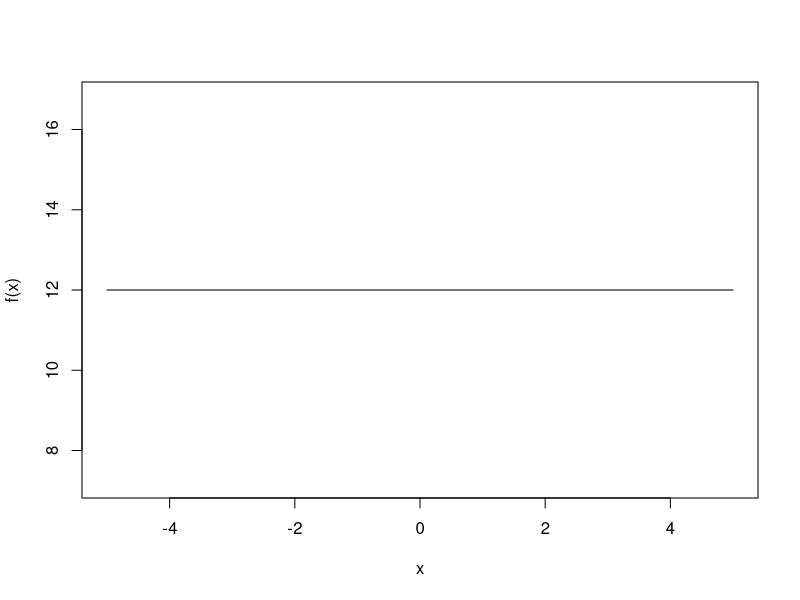
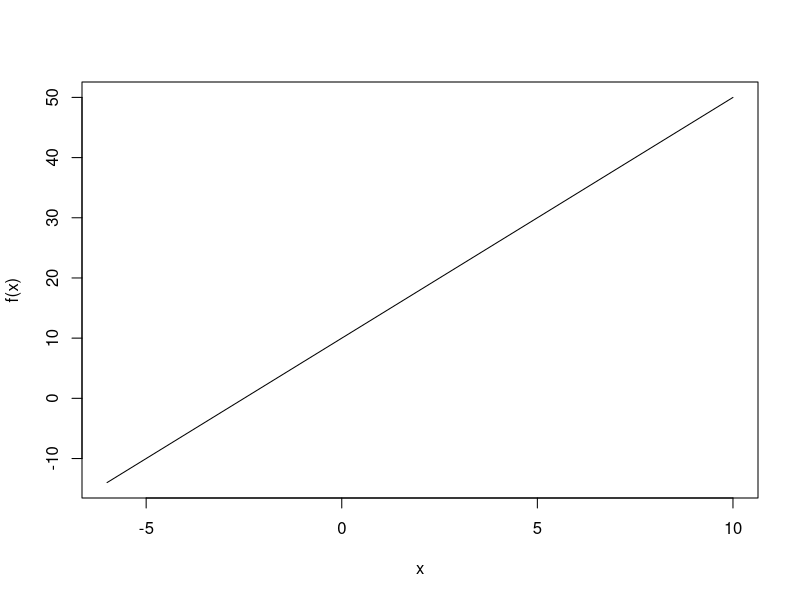
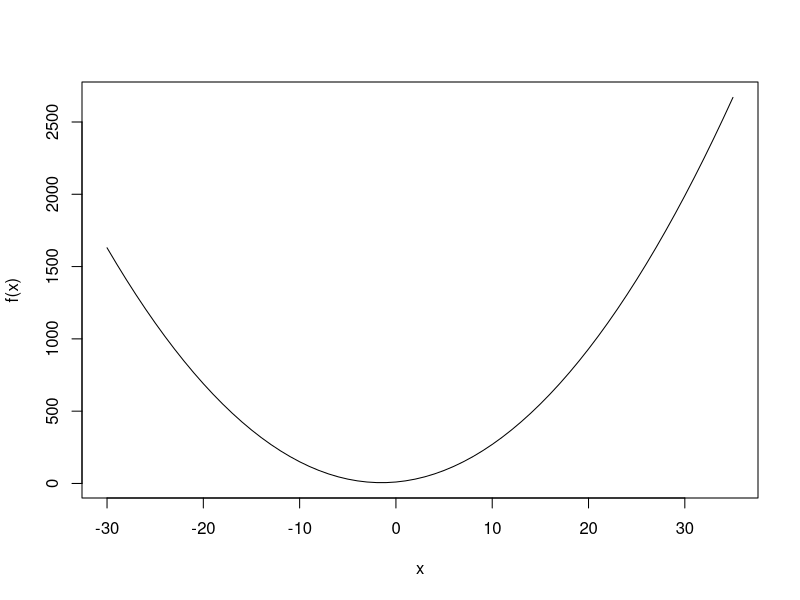
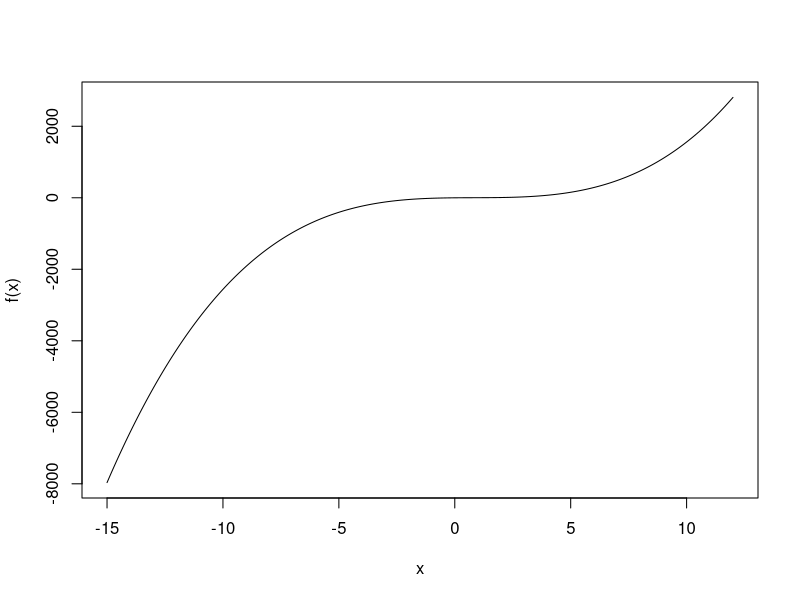
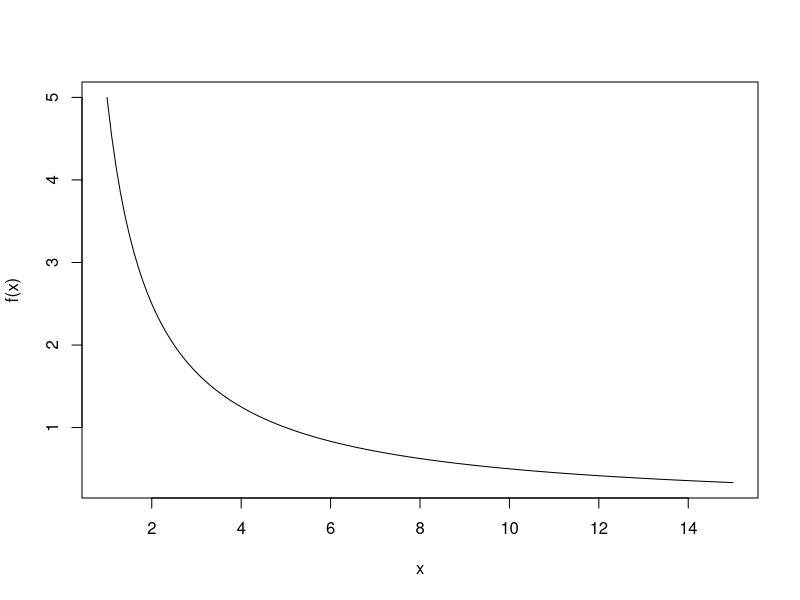

The R source for these figures, in order:

#1) constant functions
#f(x) = c
#f(x) = 12

f <- function(x){
    fx <- 12
    return(fx)
}
input <- -5:5
plot(input,
sapply(input,f),
type="l" , xlab="x",
ylab = "f(x)")

#2) linear functions
#f(x) = ax+b
#f(x) = 4x+10

f <- function(x){
    fx <- 4*x + 10
    return (fx)
} 
input <- -6:10
plot(input,
sapply(input,f),
type = "l",
xlab = "x" , ylab = "f(x)")

#3) quadratic functions
#f(x) = ax^2 + bx + c
#f(x) = 2x^2 + 6x + 10

f <- function(x){
    fx <- 2*x^2 + 6*x + 10
    return(fx)
}
input <- -30:--35
plot(input,
sapply(input,f),
type="l",
xlab="x",ylab="f(x)")

#4) polynomial functions
#f(x) = 2x^3 - 5x^2 + 6x-1

f <- function(x){
    fx <- 2*x^3 - 5*x^2 + 6*x-1
    return(fx)
}
input <- seq(-15,12,0.1)
plot(input,
sapply(input,f),
type = "l",
xlab = "x", ylab = "f(x)")

#5) rational function
#f(x) = p(x)/q(x)
#f(x) = 5/x

f <- function(x){
    fx <- 5/x
    return(fx)
}
input <- seq(1, 15, 0.1)
plot(input,
sapply(input, f),
type="l",
xlab = "x", ylab = "f(x)")
